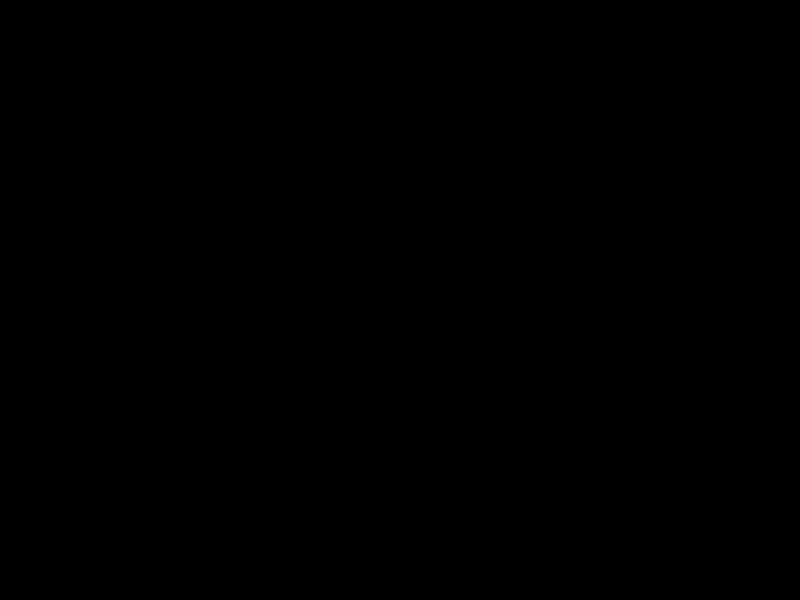
Frame 1 (no input)
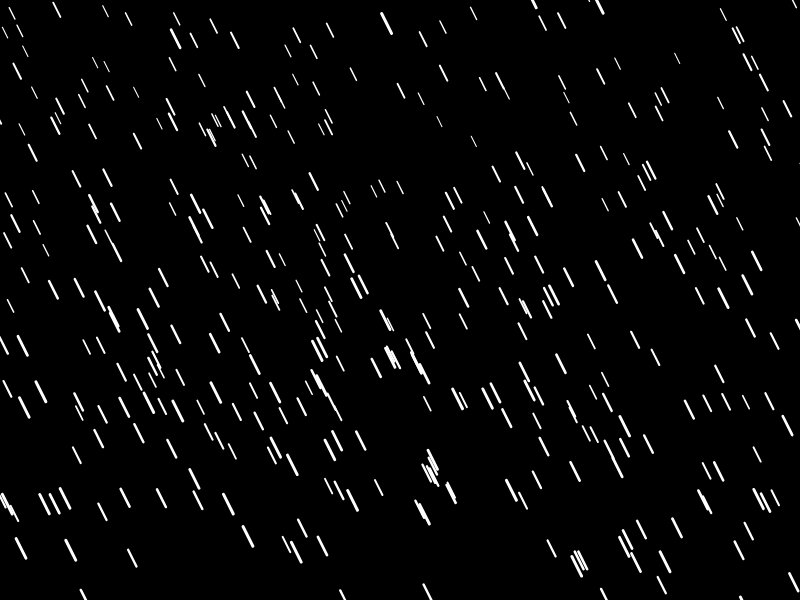
Frame 60 (no input)
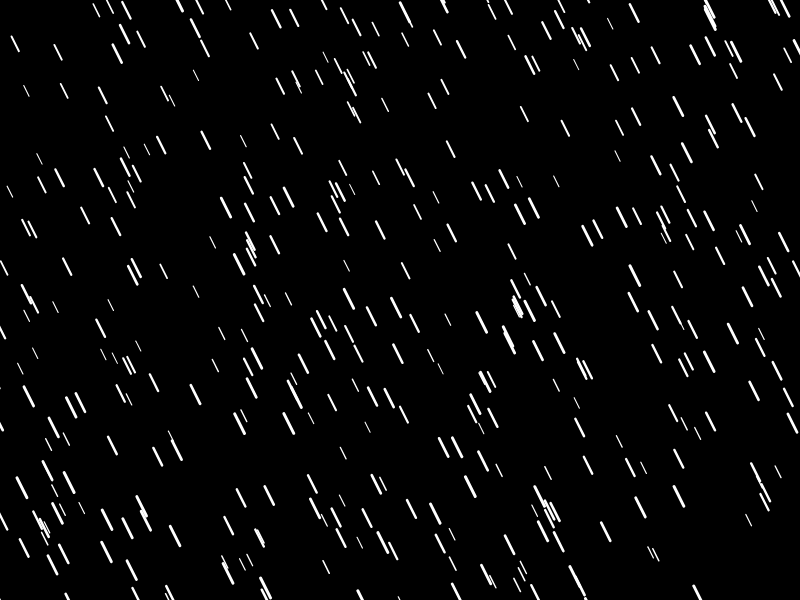
Frame 120 (the mouse pressed at the canvas centre since frame 60)

The p5.js sketch that drew these frames (run headless with seeded random() and noise() and a simulated clock; from frame 60 on, the mouse is pressed at the canvas centre):

// p5.js sketch
// ── sketch.js
var drops = [];

function setup() {
    createCanvas(screen.width, screen.height);
    for (var i = 0; i < 1000; i++) {
        drops[i] = new Drop();
    }
}

function draw() {
    background(0, 0, 0);
    for (var drop of drops) {
        drop.fall();
        drop.show();
    }
}
// ── drop.js
function Drop() {
    this.x = random(-width, width);
    this.y = random(-height, -50);
    this.z = random(0, 50);
    this.len = map(this.z, 0, 50, 10, 20);
    this.xspeed = map(this.z, 0, 50, 0, 2)
    this.yspeed = map(this.z, 0, 50, 4, 10)

    this.fall = function() {
        this.y += this.yspeed;
        this.x += this.xspeed;
        var grav = map(this.z, 0, 50, 0, 0.2)
        var wind = map(this.z, 0, 50, 0, 0.02)
        // var wind = random(0, 0.05);

        this.yspeed += grav;
        this.xspeed += wind;

        if (this.y > height) {
            this.y = random(-500, -50);
            this.yspeed = map(this.z, 0, 50, 4, 10);
        }
        if (this.x > width) {
            this.x = random(-50, width);
            this.xspeed = map(this.z, 0, 50, 0.05, 2)
        }
    };

    this.show = function() {
        var thick = map(this.z, 0, 50, 1, 3);
        strokeWeight(thick);
        stroke(255, 255, 255);
        line(this.x, this.y, this.x + this.len /2, this.y + this.len);
    }
}
